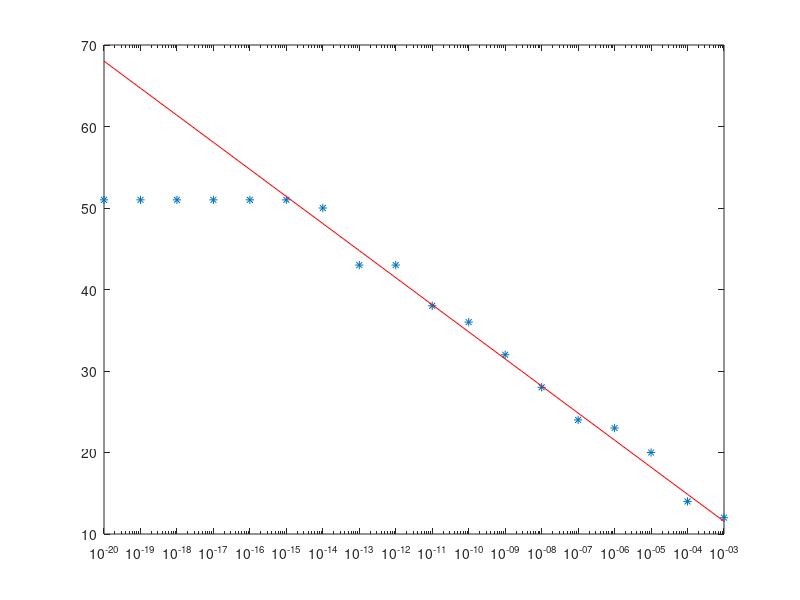

Write the MATLAB code that produced this figure.
clc % czysci command window
clear all % zabija zmienne
close all % 

eps = 1./10.^(3:1:20); %początek:krok:koniec
%eps = 1./10.^(3:6);

f = @(x) x.^3 -2*x.^2 + 2;
%plot((-10:1:5), f((-10:1:5)));





kroczki = []
for i  = 1: length(eps)
    k=0;
    b = 1;
    a= -2;
    x0 = a + (b-a)./2
while (abs(f(x0)) > eps(i))
   
    x0 = a + (b-a)./2 ;
if(f(x0)*f(a) > 0)
    %disp("taki sam znak co a, w przedziale (x0, b)")
    a = x0;
     k = k +1;
elseif(f(x0)*f(b) > 0)
    %disp("taki sam znak co b, w przedziale (a,x0)")
    b= x0;
     k = k +1;
end
end
    kroczki(i) = k;
end
    disp(kroczki)
    %x = krok y= epsilon

    %linia teoretyczna
    k = @(a, b, e) log2((b-a)./e);
    b = 1;
    a= -2;
    kteo =k(a, b, eps)
    %plot(eps, kteo)
    
    %semilogx(kroczki, eps, "*", kteo, eps, "r")
    semilogx( eps,kroczki, "*",  eps, kteo, "r")
    
